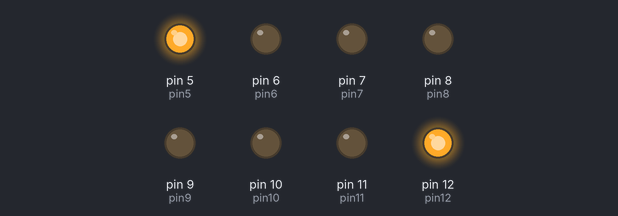
Bench run of a sketch on a simulated Arduino Uno, built with avr-gcc and run on an emulated ATmega328P. Parts: output pins drawn as LEDs (lit = HIGH).

Above: at 0.2 s.
At 0.7 s:
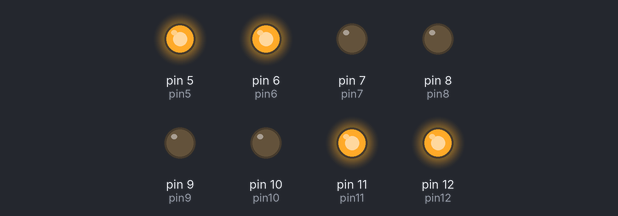
At 1.7 s:
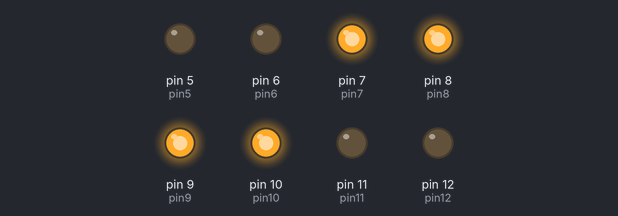
At 2.2 s:
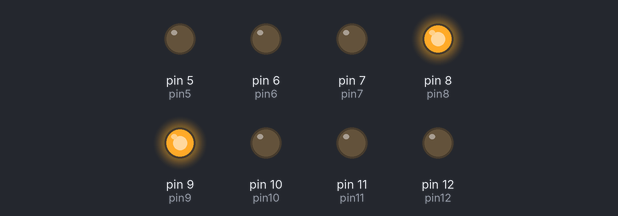
At 4.7 s:
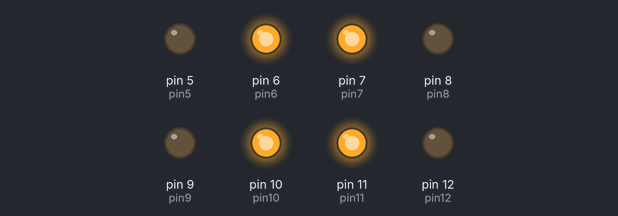
At 9.5 s:
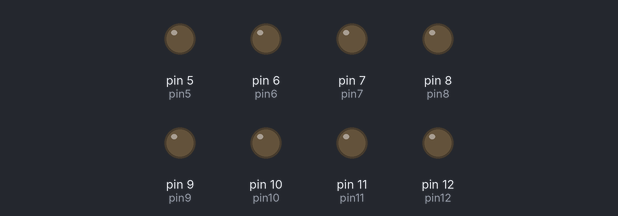
Timing chart, 0 to 13.0 s (numbered marks = the images above):
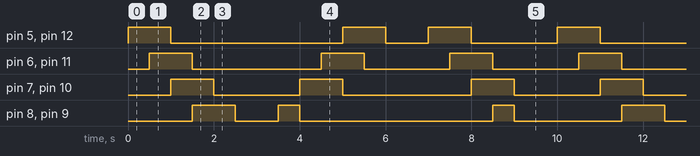

Measured:
- by itself, pin 5 (pin5), pin 12 (pin12): repeats every 10.0 s: LOW 4.0 s, HIGH 1.0 s, LOW 1.0 s, HIGH 1.0 s, LOW 2.0 s, HIGH 1.0 s
- by itself, pin 6 (pin6), pin 11 (pin11): repeats every 10.0 s: LOW 3.0 s, 2 × (HIGH 1.0 s, LOW 2.0 s), HIGH 1.0 s
- by itself, pin 7 (pin7), pin 10 (pin10): repeats every 10.0 s: LOW 2.0 s, HIGH 1.0 s, LOW 3.0 s, HIGH 1.0 s, LOW 2.0 s, HIGH 1.0 s
- by itself, pin 8 (pin8), pin 9 (pin9): repeats every 10.0 s: LOW 1.0 s, HIGH 0.50 s, LOW 4.5 s, HIGH 0.50 s, LOW 2.5 s, HIGH 1.0 s

The sketch:

programa_4.ino
```cpp
int pin5 = 5;
int pin6 = 6;
int pin7 = 7;
int pin8 = 8;
int pin9 = 9;
int pin10 = 10;
int pin11 = 11;
int pin12 = 12;


void setup(){

  pinMode(pin5, OUTPUT);
  pinMode(pin6, OUTPUT);
  pinMode(pin7, OUTPUT);
  pinMode(pin8, OUTPUT);
  pinMode(pin9, OUTPUT);
  pinMode(pin10,OUTPUT);
  pinMode(pin11,OUTPUT);
  pinMode(pin12,OUTPUT);
}

void loop() {
   digitalWrite(pin12, HIGH);

   digitalWrite(pin5, HIGH);
   delay(500);

   digitalWrite(pin6,HIGH);
   digitalWrite(pin11,HIGH);
   delay(500);

   digitalWrite(pin12,LOW);
   digitalWrite(pin5,LOW);
   digitalWrite(pin7,HIGH);
   digitalWrite(pin10,HIGH);
   delay(500);

  digitalWrite(pin11,LOW);
  digitalWrite(pin6,LOW);
  digitalWrite(pin8,HIGH);
  digitalWrite(pin9,HIGH);
  delay(500);

  digitalWrite(pin7,LOW);
  digitalWrite(pin10,LOW);
  delay(500);

  digitalWrite(pin8,LOW);
  digitalWrite(pin9,LOW);
  delay(1000);

  digitalWrite(pin8,HIGH);
  digitalWrite(pin9,HIGH);
  delay(500);

  digitalWrite(pin8,LOW);
  digitalWrite(pin9,LOW);
  digitalWrite(pin7,HIGH);
  digitalWrite(pin10,HIGH);
  delay(500);

  digitalWrite(pin8,LOW);
  digitalWrite(pin9,LOW);
  digitalWrite(pin6,HIGH);
  digitalWrite(pin11,HIGH);
  delay(500);


   digitalWrite(pin7,LOW);
  digitalWrite(pin10,LOW);
  digitalWrite(pin5,HIGH);
  digitalWrite(pin12,HIGH);
  delay(500);


digitalWrite(pin6,LOW);
digitalWrite(pin11,LOW);
delay(500);

digitalWrite(pin5,LOW);
digitalWrite(pin12,LOW);
  delay(1000);

   digitalWrite(pin5,HIGH);
   digitalWrite(pin12,HIGH);
   delay(500);

   digitalWrite(pin6,HIGH);
   digitalWrite(pin11,HIGH);
   delay(500);


   digitalWrite(pin5,LOW);
   digitalWrite(pin12,LOW);
   digitalWrite(pin7,HIGH);
   digitalWrite(pin10,HIGH);
   delay(500);

   digitalWrite(pin6,LOW);
   digitalWrite(pin11,LOW);
   digitalWrite(pin8,HIGH);
   digitalWrite(pin9,HIGH);
   delay(500);

   digitalWrite(pin7,LOW);
   digitalWrite(pin8,LOW);
   digitalWrite(pin9,LOW);
   digitalWrite(pin10,LOW);

   delay(1000);


}
```
